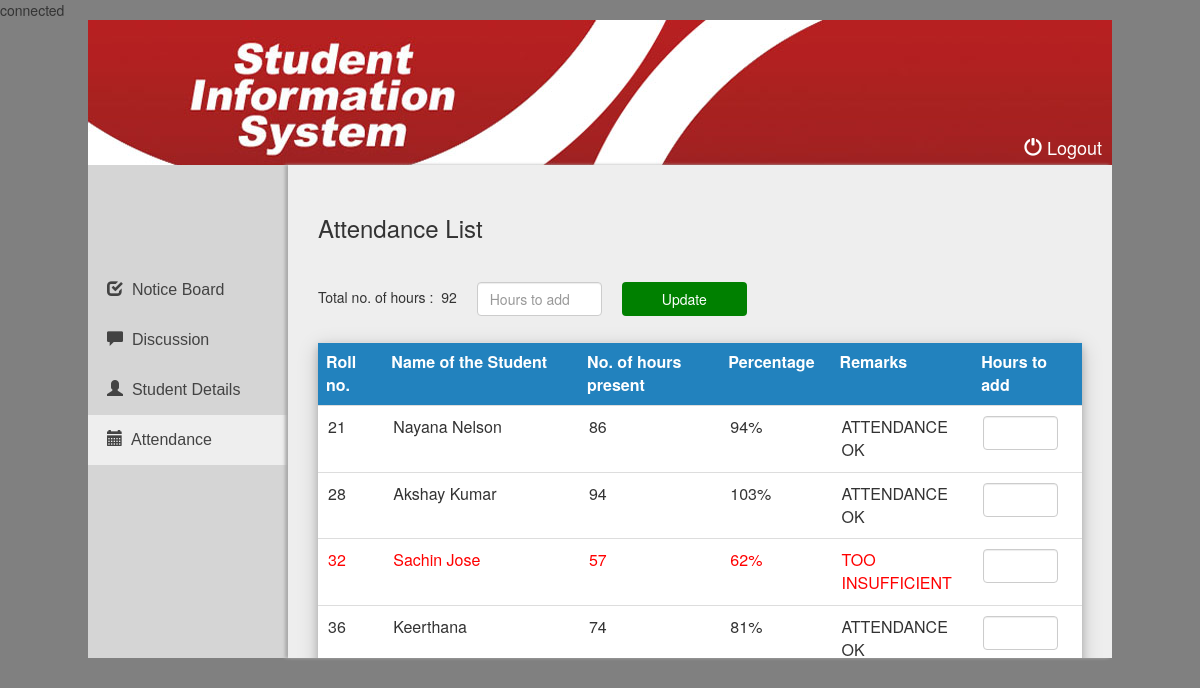
Page /attendance.php (signed in) on the committed database.
### tables this page shows
CREATE TABLE IF NOT EXISTS `teachers` (
  `name` varchar(30) NOT NULL DEFAULT '',
  `password` varchar(500) NOT NULL,
  `class` varchar(30) DEFAULT NULL,
  `max_attend` int(15) DEFAULT NULL,
  `dep` varchar(20) NOT NULL,
  `type` varchar(20) NOT NULL
);

CREATE TABLE IF NOT EXISTS `students` (
  `name` varchar(30) DEFAULT NULL,
  `course` varchar(10) DEFAULT NULL,
  `branch` varchar(10) DEFAULT NULL,
  `email` varchar(50) DEFAULT NULL,
  `phone` varchar(50) DEFAULT NULL,
  `reg_no` int(15) NOT NULL,
  `sem` varchar(10) DEFAULT NULL,
  `address` varchar(100) DEFAULT NULL,
  `password` varchar(500) DEFAULT NULL,
  `roll_no` int(15) NOT NULL,
  `attend` int(15) NOT NULL
);

### attendance.php (the view, shortened to what this page needs)
<?php
require "database.php";
$table=mysqli_query($connect,"SELECT * FROM teachers WHERE type='admin'");
$row=mysqli_fetch_array($table);
$students=mysqli_query($connect,"SELECT * FROM students ORDER BY roll_no");
?>
<html>
	<head>
	</head>
	<body>
		<div class="body_wrapper">
			<div class="header">
				<a href="logout.php"><span class="glyphicon glyphicon-off"></span> Logout</a>
			</div>
			<div class="content">
				<div class="side_menu">
					<li><a href="teacher_login.php"><div class="glyphicon glyphicon-check"></div>&nbsp Notice Board</a></li>
					<li><a href="teacher_talk.php"><div class="glyphicon glyphicon-comment"></div>&nbsp Discussion</a></li>
					<li><a href="student_list.php"><div class="glyphicon glyphicon-user"></div>&nbsp Student Details</a></li>
					<li><a href="attendance.php" class="active"><div class="glyphicon glyphicon-calendar"></div>&nbsp Attendance</a></li>
				</div>
				<div class="notif">
					<h3>Attendance List</h3>
					<hr>
					<form method="POST" action="update_max_attend.php">
					<p style="float:left;margin-top:5px">Total no. of hours : &nbsp<?php echo $max=$row['max_attend']; ?> </p>
<input type="number" style="float:left;margin-left:20px;margin-right:20px" class="form-control" name="max" placeholder="Hours to add">
					<input type="submit" style="float:left; background:green;color:white" value="Update" class="btn">
					</form>
					<br><br><br>
					<form method="POST" action="update_attend.php">
					<table class="table">
						<tr style="background:white">
							<th width="60px">Roll no.</th>
							<th width="180px">Name of the Student</th>
							<th width="130px">No. of hours present</th>
							<th width="100px">Percentage</th>
							<th width="100px">Remarks</th>
							<th width="100px">Hours to add</th>
						</tr>
						<?php
							while($row=mysqli_fetch_array($students)){
								$per=ceil(($row['attend']/$max)*100);
								$fill=NULL;
								if($per>=75) $remark="ATTENDANCE OK";
								else if($per>70) $remark="INSUFFICIENT";
								else $remark="TOO INSUFFICIENT";
								if($per<75) $fill="style='color:red'";
								echo "
									<tr ".$fill.">
										<td>".$row['roll_no']."</td>
										<td>".$row['name']."</td>
										<td>".$row['attend']."</td>
										<td>".$per."%</td>
										<td>".$remark."</td>
					<td><input type='number' name='".$row['reg_no']."' class='form-control' min='0' max='6'></td>
									</tr>";
							}
						?>
					</form>
					<br>
				</div>
			</div>
		</div>
	</body>
</html>

### css/style.css (style rules this page uses)
body { background:grey; }
.body_wrapper { width:1024px; height:637px; background:white; margin:0px auto; }
.header { width:1024px; height:145px; background:url("../images/header.jpg"); }
.content { background:white; width:1024px; height:493px; }
.side_menu { float:left; width:200px; height:493px; font-family:Arial; font-size:16px; background:#d5d5d5; color:#434343; float:left; padding-top:100px; }
.side_menu li { list-style:none; line-height:30px; }
.side_menu li a { display:block; width:200px; padding:10px 10px; padding-left:19px; text-decoration:none; color:#434343; }
.notif { box-shadow: -3px 0px 3px 0px #aaa; padding:30px 30px; float:left; width:824px; height:493px; background:#eeeeee; overflow:scroll; }
.notif table { box-shadow: 0 4px 8px 0 rgba(0, 0, 0, 0.2), 0 6px 20px 0 rgba(0, 0, 0, 0.19); }
.notif table tr td { padding:10px 10px; }
.header a { text-decoration:none; font-size:18px; color:white; float:right; margin-top:115px; margin-right:10px; }
.notif td { padding:5px 5px; }
.notif th { padding:5px 5px; }
.notif input { width:125px; }
.notif table input { width:75px; }
.active { background:#eeeeee; }
.notif table tr th { background:#2282be; color:white; }
.notif table { background:white; }

### rows in the picture
teachers: max_attend "92"
students: roll_no "21", name "Nayana Nelson", attend "86", attend.max_attend "94", attend.max_attend "ATTENDANCE OK"
students: roll_no "28", name "Akshay Kumar", attend "94", attend.max_attend "103", attend.max_attend "ATTENDANCE OK"
students: roll_no "32", name "Sachin Jose", attend "57", attend.max_attend "62", attend.max_attend "TOO INSUFFICIENT"
students: roll_no "36", name "Keerthana", attend "74", attend.max_attend "81", attend.max_attend "ATTENDANCE OK"
